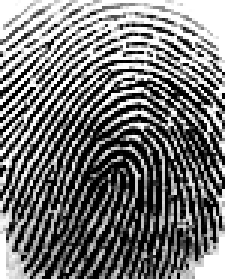
#> input picture fingerprints/100__M_Left_index_finger.tif, 75 x 93 px, found by its file name (shown 3 times larger)
$ python fingerprint.py
#> lines starting #> are read from the running program, lines starting #| are printed output that depends on the picture; pictures that were not available may be replaced by others from this repository, and a replacement may not be noted
import cv2
import numpy as np
import os

test_original = cv2.imread("100__M_Left_index_finger.tif")
#> test_original is the input picture: shape (93, 75, 3); min 0, max 255, mean 118.1

for file in [file for file in os.listdir("Fingerprint_samples")]:
    fingerprint_database_image = cv2.imread("./Fingerprint_samples/" + file)
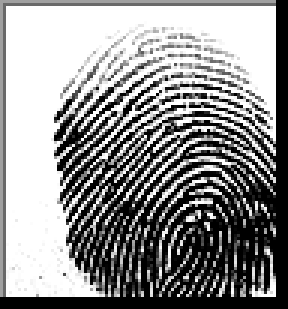
#> input picture fingerprints/100__M_Left_little_finger.tif, 96 x 103 px, found by its file name (shown 3 times larger)
#> fingerprint_database_image is the input picture: shape (103, 96, 3); min 0, max 255, mean 144.6
    sift = cv2.xfeatures2d.SIFT_create()

    keyPoints_1, descriptors_1 = sift.detectAndCompute(test_original, None)
#> keyPoints_1 = 14 keypoints; strongest (x, y, size): (39, 29, 2.1), (18, 79, 1.9), (37, 8, 1.9), (70, 68, 3.1)
    keyPoints_2, descriptors_2 = sift.detectAndCompute(fingerprint_database_image, None)
#> keyPoints_2 = 28 keypoints; strongest (x, y, size): (90, 97, 2.2), (39, 36, 1.9), (91, 44, 1.8), (63, 70, 1.9)

    matches = cv2.FlannBasedMatcher(dict(algorithm=1, trees=10), dict()).knnMatch(descriptors_1, descriptors_2, k=2)
#> matches = 14 matches
    match_points = []

    for p, q in matches:
        if p.distance < 0.1 + q.distance:
            match_points.append(p)
        keyPoints = 0
        if(len(keyPoints_1) <= len(keyPoints_2)):
            keyPoints = len(keyPoints_1)
        else:
            keyPoints = len(keyPoints_2)
#> this loop made 14 passes
#> after the loop, match_points = 14 matches

    if (len(match_points) / keyPoints > 0.95):
        print("% match: ", keyPoints / len(match_points) * 100)
#| % match:  100.0
        print("Fingerprint Id " + str(file))
        result = cv2.drawMatches(test_original, keyPoints_1, fingerprint_database_image, keyPoints_2, match_points, None)
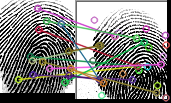
#> result: shape (103, 171, 3); mean B, G, R 126.3, 128.5, 129.8
        result = cv2.resize(result, None, fx=4, fy=4)
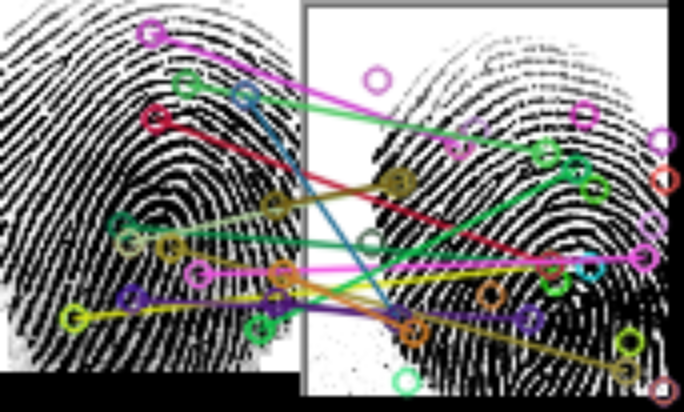
#> result: shape (412, 684, 3); mean B, G, R 126.2, 128.5, 129.7
        cv2.imshow("result", result)
        cv2.waitKey(0)
        cv2.destroyAllWindows()
        break
